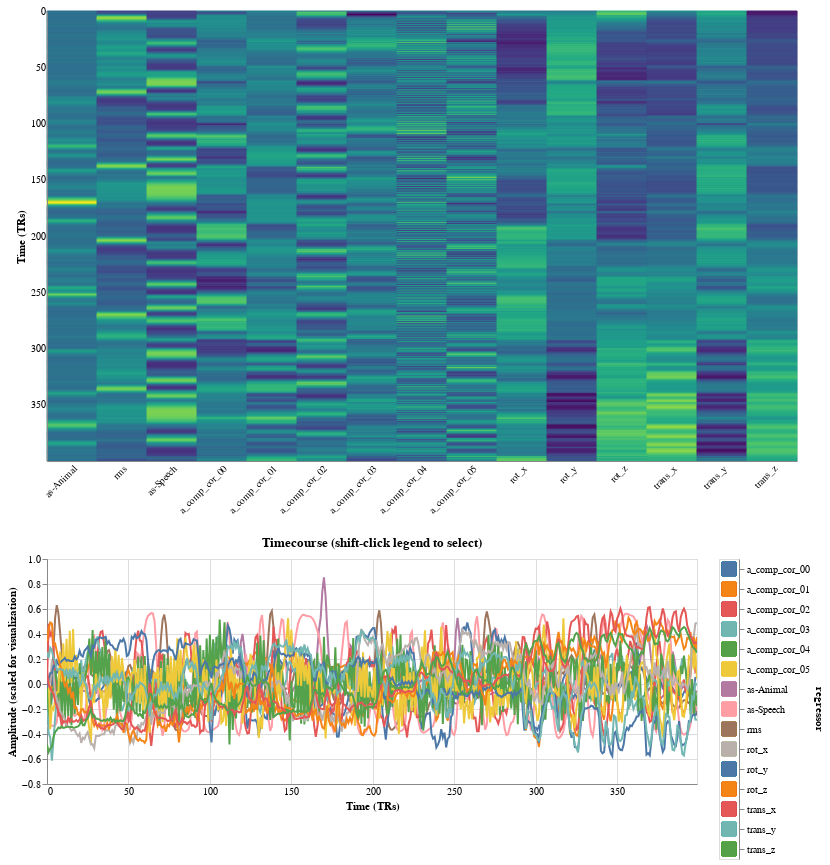

The cell this chart's notebook holds for it:
### Code cell
for p in predictors:
    single_models[p]['LearningTemporalStructure']['movie'].plot_report()

### Figure 1 — Vega-Lite specification as saved in the notebook (floating-point values rounded to 4 significant figures; data arrays with more than 128 entries replaced by an {"elided": "..."} marker saying what was removed)
{"$schema": "https://vega.github.io/schema/vega-lite/v4.8.1.json", "config": {"scale": {"bandPaddingInner": 0.0}, "view": {"continuousHeight": 300, "continuousWidth": 400}}, "data": {"name": "data-96aaf432c3b255c36cb0b05ff03f8a24"}, "datasets": {"data-96aaf432c3b255c36cb0b05ff03f8a24": {"elided": "6000 records"}}, "resolve": {"scale": {"color": "independent"}}, "vconcat": [{"encoding": {"fill": {"field": "value", "legend": null, "scale": {"scheme": "viridis"}, "sort": "ascending", "type": "quantitative"}, "stroke": {"field": "value", "legend": null, "scale": {"scheme": "viridis"}, "sort": "ascending", "type": "quantitative"}, "x": {"axis": {"labelAngle": -45, "ticks": false, "title": null}, "field": "regressor", "sort": null, "type": "nominal"}, "y": {"axis": {"labels": true, "ticks": false, "title": "Time (TRs)", "values": [0, 50, 100, 150, 200, 250, 300, 350]}, "field": "scan_number", "type": "ordinal"}}, "height": 450, "mark": "rect", "width": 750}, {"hconcat": [{"encoding": {"color": {"field": "regressor", "legend": null, "type": "nominal"}, "x": {"axis": {"ticks": false, "title": "Time (TRs)", "values": [0, 50, 100, 150, 200, 250, 300, 350]}, "field": "scan_number", "scale": {"domain": [0, 399]}, "type": "quantitative"}, "y": {"axis": {"title": "Amplitude (scaled for visualization)"}, "field": "value", "type": "quantitative"}}, "height": 225, "mark": {"clip": true, "type": "line"}, "title": "Timecourse (shift-click legend to select)", "transform": [{"filter": {"selection": "selector009"}}], "width": 650}, {"encoding": {"color": {"field": "regressor", "legend": null, "type": "nominal"}, "y": {"axis": {"orient": "right"}, "field": "regressor", "type": "nominal"}}, "mark": {"size": 200, "type": "square"}, "selection": {"selector009": {"fields": ["regressor"], "type": "multi"}}}]}]}
